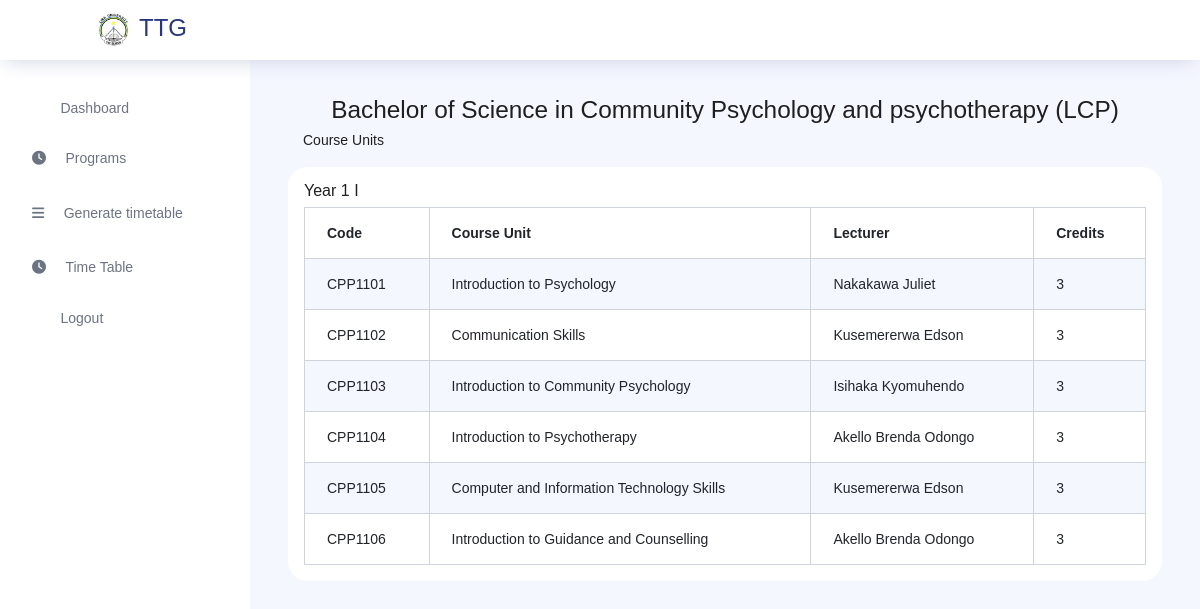
The page /staff/courses/6/ (signed in) on the database its author committed.
### store/models.py (models this page shows, shortened)
class Program(models.Model):
    program_name = models.CharField(max_length=100)
    program_code = models.CharField(max_length=20)
    department = models.ForeignKey(Department, on_delete=models.CASCADE)

class Course(models.Model):
    course_lecturer = models.ForeignKey(Staff, on_delete=models.SET_NULL, null=True, blank=True)
    course_name = models.CharField(max_length=100)
    course_code = models.CharField(max_length=20)
    description = models.TextField()
    program = models.ForeignKey(Program, on_delete=models.CASCADE)
    credit = models.PositiveIntegerField()
    course_year = models.CharField(max_length=40)

class Staff(models.Model):
    ROLE = [('Admin','Admin'),('Lecturer','Lecturer')]
    department = models.ForeignKey(Department, on_delete=models.CASCADE)
    fullname = models.CharField(max_length=255)
    username = models.CharField(max_length=255)
    email = models.EmailField()
    password = models.CharField(max_length=255)
    role = models.CharField(max_length=50, choices=ROLE, default='lecturer')

### staff_app/views.py (the view)
# urls.py: path('courses/<str:program>/', views.course, name='course'),
def courses(request, program):
    staff_id = request.session.get('staff_id')
    if not staff_id:
        messages.error(request, 'Please log in to access the programs.')
        return redirect('staff:login')
    staff = get_object_or_404(Staff, id=staff_id)
    program = get_object_or_404(Program, pk=program)
    courses = Course.objects.filter(program=program)
    staffs = Staff.objects.all()
    courses_by_year = {}
    for course in courses:
        year = course.course_year
        if year not in courses_by_year:
            courses_by_year[year] = []
        courses_by_year[year].append(course)
    context = {
        'staff': staff,
        'staffs': staffs,
        'program':program,
        'courses':courses,
        'courses_by_year': courses_by_year
    }
    return render(request, 'staff/courses.html', context)

### templates/staff/courses.html
{% extends 'staff/staff_layout.html'%}
{% block content %}
<div class="container">
    <h3 class="text-center">{{ program.program_name }} ({{ program.program_code }})</h3>
    <p>Course Units</p>
    </div>
    {% for year, courses_in_year in courses_by_year.items %}
    <div class="card p-3 my-3 bg-white">
        <h5>Year {{ year }}</h5>
        <table class="table table-bordered table-striped">
            <thead>
                <tr>
                    <th>Code</th>
                    <th>Course Unit</th>
                    <th>Lecturer</th>
                    <th>Credits</th>
                </tr>
            </thead>
            <tbody>
                {% for c in courses %}
                {% if c.course_year == year %}
                <tr>
                    <td>{{ c.course_code }}</td>
                    <td>{{ c.course_name }}</td>
                    <td>{{c.course_lecturer.fullname}}</td>
                    <td>{{ c.credit }}</td>
                </tr>
                {% endif %}
                {% endfor %}
            </tbody>
        </table>
    </div>
    {% endfor %}
</div>
{%endblock%}

### rows shown on the page
Program: program_name "Bachelor of Science in Community Psychology and psychotherapy", program_code "LCP"
Course: course_year "1 I", course_code "CPP1101", course_name "Introduction to Psychology", course_lecturer.fullname "Nakakawa Juliet", credit "3"
Course: course_code "CPP1102", course_name "Communication Skills", course_lecturer.fullname "Kusemererwa Edson", credit "3"
Course: course_code "CPP1103", course_name "Introduction to Community Psychology", course_lecturer.fullname "Isihaka Kyomuhendo", credit "3"
Course: course_code "CPP1104", course_name "Introduction to Psychotherapy", course_lecturer.fullname "Akello Brenda Odongo", credit "3"
Course: course_code "CPP1105", course_name "Computer and Information Technology Skills", course_lecturer.fullname "Kusemererwa Edson", credit "3"
Course: course_code "CPP1106", course_name "Introduction to Guidance and Counselling", course_lecturer.fullname "Akello Brenda Odongo", credit "3"
